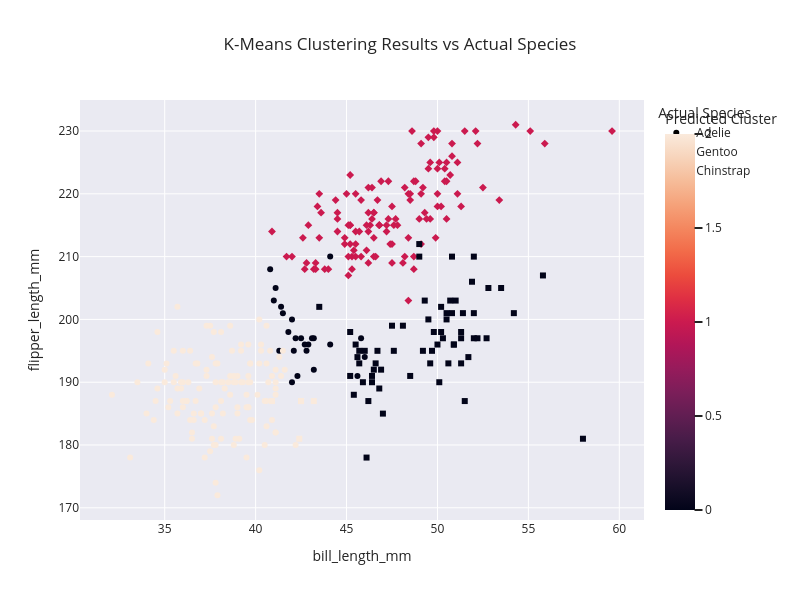

Notebook cell for this chart:
### Code cell
# Huấn luyện mô hình tối ưu với K = 3 cụm
optimal_kmeans = KMeans(n_clusters=3, max_iter=300, n_init=10, random_state=42)
penguins['Cluster_Label'] = optimal_kmeans.fit_predict(X_scaled)

# Biểu đồ scatter biểu thị cụm phân loại thực tế của mô hình K-Means
fig = px.scatter(data_frame=penguins, x='bill_length_mm', y='flipper_length_mm',
                 color='Cluster_Label', symbol='species',
                 title='K-Means Clustering Results vs Actual Species',
                 labels={'Cluster_Label': 'Predicted Cluster', 'species': 'Actual Species'},
                 color_discrete_sequence=['#491D8B','#7D3AC1','#EB548C'],
                 template='seaborn')
fig.update_layout(width=800, height=600)
fig.show()

### Figure 1 — Plotly figure (JSON) as saved in the notebook; plotly's stock layout.template omitted (floating-point values rounded to 4 significant figures; data arrays with more than 128 entries replaced by an {"elided": "..."} marker saying what was removed)
{"data": [{"hovertemplate": "Actual Species=Adelie<br>bill_length_mm=%{x}<br>flipper_length_mm=%{y}<br>Predicted Cluster=%{marker.color}<extra></extra>", "legendgroup": "Adelie", "marker": {"color": {"elided": "151 int values"}, "coloraxis": "coloraxis", "symbol": "circle"}, "mode": "markers", "name": "Adelie", "orientation": "v", "showlegend": true, "type": "scatter", "x": {"elided": "151 float values"}, "xaxis": "x", "y": {"elided": "151 float values"}, "yaxis": "y"}, {"hovertemplate": "Actual Species=Gentoo<br>bill_length_mm=%{x}<br>flipper_length_mm=%{y}<br>Predicted Cluster=%{marker.color}<extra></extra>", "legendgroup": "Gentoo", "marker": {"color": [1, 1, 1, 1, 1, 1, 1, 1, 1, 1, 1, 1, 1, 1, 1, 1, 1, 1, 1, 1, 1, 1, 1, 1, 1, 1, 1, 1, 1, 1, 1, 1, 1, 1, 1, 1, 1, 1, 1, 1, 1, 1, 1, 1, 1, 1, 1, 1, 1, 1, 1, 1, 1, 1, 1, 1, 1, 1, 1, 1, 1, 1, 1, 1, 1, 1, 1, 1, 1, 1, 1, 1, 1, 1, 1, 1, 1, 1, 1, 1, 1, 1, 1, 1, 1, 1, 1, 1, 1, 1, 1, 1, 1, 1, 1, 1, 1, 1, 1, 1, 1, 1, 1, 1, 1, 1, 1, 1, 1, 1, 1, 1, 1, 1, 1, 1, 1, 1, 1, 1, 1, 1, 1], "coloraxis": "coloraxis", "symbol": "diamond"}, "mode": "markers", "name": "Gentoo", "orientation": "v", "showlegend": true, "type": "scatter", "x": [46.1, 50.0, 48.7, 50.0, 47.6, 46.5, 45.4, 46.7, 43.3, 46.8, 40.9, 49.0, 45.5, 48.4, 45.8, 49.3, 42.0, 49.2, 46.2, 48.7, 50.2, 45.1, 46.5, 46.3, 42.9, 46.1, 44.5, 47.8, 48.2, 50.0, 47.3, 42.8, 45.1, 59.6, 49.1, 48.4, 42.6, 44.4, 44.0, 48.7, 42.7, 49.6, 45.3, 49.6, 50.5, 43.6, 45.5, 50.5, 44.9, 45.2, 46.6, 48.5, 45.1, 50.1, 46.5, 45.0, 43.8, 45.5, 43.2, 50.4, 45.3, 46.2, 45.7, 54.3, 45.8, 49.8, 46.2, 49.5, 43.5, 50.7, 47.7, 46.4, 48.2, 46.5, 46.4, 48.6, 47.5, 51.1, 45.2, 45.2, 49.1, 52.5, 47.4, 50.0, 44.9, 50.8, 43.4, 51.3, 47.5, 52.1, 47.5, 52.2, 45.5, 49.5, 44.5, 50.8, 49.4, 46.9, 48.4, 51.1, 48.5, 55.9, 47.2, 49.1, 47.3, 46.8, 41.7, 53.4, 43.3, 48.1, 50.5, 49.8, 43.5, 51.5, 46.2, 55.1, 44.5, 48.8, 47.2, 46.8, 50.4, 45.2, 49.9], "xaxis": "x", "y": [211.0, 230.0, 210.0, 218.0, 215.0, 210.0, 211.0, 219.0, 209.0, 215.0, 214.0, 216.0, 214.0, 213.0, 210.0, 217.0, 210.0, 221.0, 209.0, 222.0, 218.0, 215.0, 213.0, 215.0, 215.0, 215.0, 216.0, 215.0, 210.0, 220.0, 222.0, 209.0, 207.0, 230.0, 220.0, 220.0, 213.0, 219.0, 208.0, 208.0, 208.0, 225.0, 210.0, 216.0, 222.0, 217.0, 210.0, 225.0, 213.0, 215.0, 210.0, 220.0, 210.0, 225.0, 217.0, 220.0, 208.0, 220.0, 208.0, 224.0, 208.0, 221.0, 214.0, 231.0, 219.0, 230.0, 214.0, 229.0, 220.0, 223.0, 216.0, 221.0, 221.0, 217.0, 216.0, 230.0, 209.0, 220.0, 215.0, 223.0, 212.0, 221.0, 212.0, 224.0, 212.0, 228.0, 218.0, 218.0, 212.0, 230.0, 218.0, 228.0, 212.0, 224.0, 214.0, 226.0, 216.0, 222.0, 203.0, 225.0, 219.0, 228.0, 215.0, 228.0, 216.0, 215.0, 210.0, 219.0, 208.0, 209.0, 216.0, 229.0, 213.0, 230.0, 217.0, 230.0, 217.0, 222.0, 214.0, 215.0, 222.0, 212.0, 213.0], "yaxis": "y"}, {"hovertemplate": "Actual Species=Chinstrap<br>bill_length_mm=%{x}<br>flipper_length_mm=%{y}<br>Predicted Cluster=%{marker.color}<extra></extra>", "legendgroup": "Chinstrap", "marker": {"color": [0, 0, 0, 0, 0, 0, 0, 0, 0, 0, 0, 0, 0, 0, 0, 0, 0, 0, 0, 0, 2, 0, 2, 0, 0, 0, 0, 0, 0, 0, 2, 0, 2, 0, 0, 0, 0, 0, 0, 0, 0, 0, 0, 0, 0, 0, 0, 0, 0, 0, 0, 0, 0, 0, 2, 0, 0, 0, 0, 0, 0, 0, 0, 0, 0, 0, 0, 0], "coloraxis": "coloraxis", "symbol": "square"}, "mode": "markers", "name": "Chinstrap", "orientation": "v", "showlegend": true, "type": "scatter", "x": [46.5, 50.0, 51.3, 45.4, 52.7, 45.2, 46.1, 51.3, 46.0, 51.3, 46.6, 51.7, 47.0, 52.0, 45.9, 50.5, 50.3, 58.0, 46.4, 49.2, 42.4, 48.5, 43.2, 50.6, 46.7, 52.0, 50.5, 49.5, 46.4, 52.8, 40.9, 54.2, 42.5, 51.0, 49.7, 47.5, 47.6, 52.0, 46.9, 53.5, 49.0, 46.2, 50.9, 45.5, 50.9, 50.8, 50.1, 49.0, 51.5, 49.8, 48.1, 51.4, 45.7, 50.7, 42.5, 52.2, 45.2, 49.3, 50.2, 45.6, 51.9, 46.8, 45.7, 55.8, 43.5, 49.6, 50.8, 50.2], "xaxis": "x", "y": [192.0, 196.0, 193.0, 188.0, 197.0, 198.0, 178.0, 197.0, 195.0, 198.0, 193.0, 194.0, 185.0, 201.0, 190.0, 201.0, 197.0, 181.0, 190.0, 195.0, 181.0, 191.0, 187.0, 193.0, 195.0, 197.0, 200.0, 200.0, 191.0, 205.0, 187.0, 201.0, 187.0, 203.0, 195.0, 199.0, 195.0, 210.0, 192.0, 205.0, 210.0, 187.0, 196.0, 196.0, 196.0, 201.0, 190.0, 212.0, 187.0, 198.0, 199.0, 201.0, 193.0, 203.0, 187.0, 197.0, 191.0, 203.0, 202.0, 194.0, 206.0, 189.0, 195.0, 207.0, 202.0, 193.0, 210.0, 198.0], "yaxis": "y"}], "layout": {"coloraxis": {"colorbar": {"title": {"text": "Predicted Cluster"}}, "colorscale": [[0, "rgb(2,4,25)"], [0.0625, "rgb(24,15,41)"], [0.125, "rgb(47,23,57)"], [0.1875, "rgb(71,28,72)"], [0.25, "rgb(97,30,82)"], [0.3125, "rgb(123,30,89)"], [0.375, "rgb(150,27,91)"], [0.4375, "rgb(177,22,88)"], [0.5, "rgb(203,26,79)"], [0.5625, "rgb(223,47,67)"], [0.625, "rgb(236,76,61)"], [0.6875, "rgb(242,107,73)"], [0.75, "rgb(244,135,95)"], [0.8125, "rgb(245,162,122)"], [0.875, "rgb(246,188,153)"], [0.9375, "rgb(247,212,187)"], [1, "rgb(250,234,220)"]]}, "height": 600, "legend": {"title": {"text": "Actual Species"}, "tracegroupgap": 0}, "title": {"text": "K-Means Clustering Results vs Actual Species"}, "width": 800, "xaxis": {"anchor": "y", "domain": [0, 1], "title": {"text": "bill_length_mm"}}, "yaxis": {"anchor": "x", "domain": [0, 1], "title": {"text": "flipper_length_mm"}}}}
